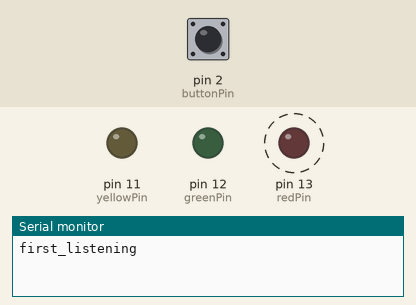
Recording of a sketch running on a simulated Arduino Uno, built with avr-gcc and run on an emulated ATmega328P. Parts: output pins drawn as LEDs (lit = HIGH), the last lines printed to the serial monitor. Dashed ring = blinking. The inputs (shaded band) are chosen by the test bench; at power-on: pin 2 (buttonPin) HIGH.

Above: at 1.8 s.
1.9 s: pin 2 (buttonPin) pulled LOW for 1.15 s
At 3.4 s:
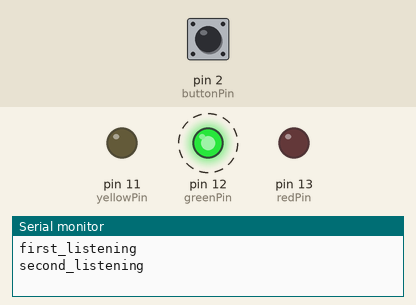
7.0 s: pin 2 (buttonPin) pulled LOW for 1.15 s
At 8.5 s:
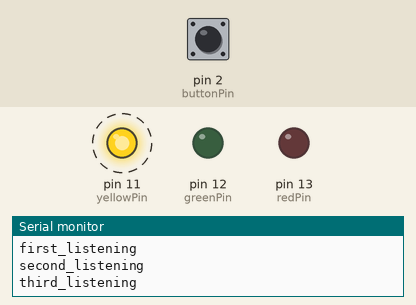
12.1 s: pin 2 (buttonPin) pulled LOW for 3.2 s
At 15.7 s:
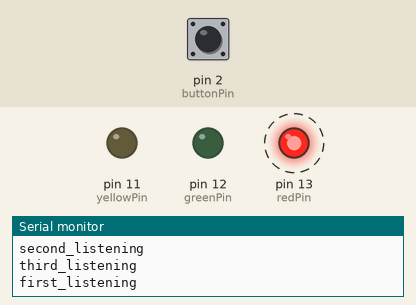
Timing chart, 0 to 24.8 s (numbered marks = the images above; inputs shaded):
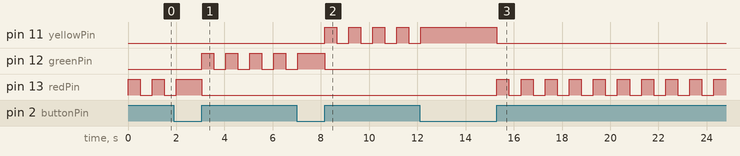

Measured:
- after the input at 1.9 s, pin 12 (greenPin): alternates HIGH for 0.50 s and LOW for 0.50 s, starting after 1.2 s
- after the input at 7.0 s, pin 11 (yellowPin): alternates HIGH for 0.50 s and LOW for 0.50 s, starting after 1.2 s
- after the input at 12.1 s, pin 13 (redPin): alternates HIGH for 0.50 s and LOW for 0.50 s, starting after 3.2 s

The sketch:

Button.ino
```cpp
#define first_listening   0
#define second_listening  1
#define third_listening   2


const int buttonPin = 2;
const int redPin    = 13;
const int greenPin  = 12;
const int yellowPin = 11;

int buttonState = first_listening;
int readValue = 0;

void setup() {
  pinMode(redPin, OUTPUT);
  pinMode(greenPin, OUTPUT);
  pinMode(yellowPin, OUTPUT);
  pinMode(buttonPin, INPUT);

  Serial.begin(9600);

}

void loop(){

   switch (buttonState) {

        case first_listening:
            Serial.println("first_listening");
            while (digitalRead(buttonPin) == LOW){}//waiting for pressing the button
            //when pressing the button , waiting for unpressing it
            while (digitalRead(buttonPin) == HIGH) {
                digitalWrite(yellowPin, LOW);

                //blink red led
                digitalWrite(redPin, HIGH);
                delay(500);
                digitalWrite(redPin, LOW);
                delay(500);
                digitalWrite(redPin, HIGH);
            }
            buttonState = second_listening;
            break;

        case second_listening:
            Serial.println("second_listening");
            while (digitalRead(buttonPin) == LOW){}//waiting for pressing the button
            //when pressing the button , waiting for unpressing it
            while (digitalRead(buttonPin) == HIGH) {
                digitalWrite(redPin, LOW);
                //blink red led
                digitalWrite(greenPin, HIGH);
                delay(500);
                digitalWrite(greenPin, LOW);
                delay(500);
                digitalWrite(greenPin, HIGH);

            }
            buttonState = third_listening;

            break;

        case third_listening:
            Serial.println("third_listening");
            while (digitalRead(buttonPin) == LOW){}//waiting for pressing the button
            //when pressing the button , waiting for unpressing it
            while (digitalRead(buttonPin) == HIGH) {
                digitalWrite(greenPin, LOW);
                //blink red led
                digitalWrite(yellowPin, HIGH);
                delay(500);
                digitalWrite(yellowPin, LOW);
                delay(500);
                digitalWrite(yellowPin, HIGH);

            }
            buttonState = first_listening;
            break;
    }

}
```
